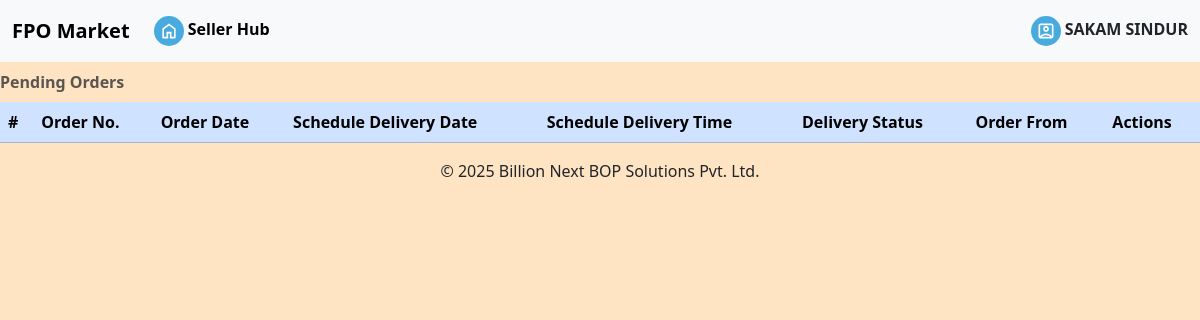
The page /accounts/pendingorders/ (signed in) on the database as committed earlier.
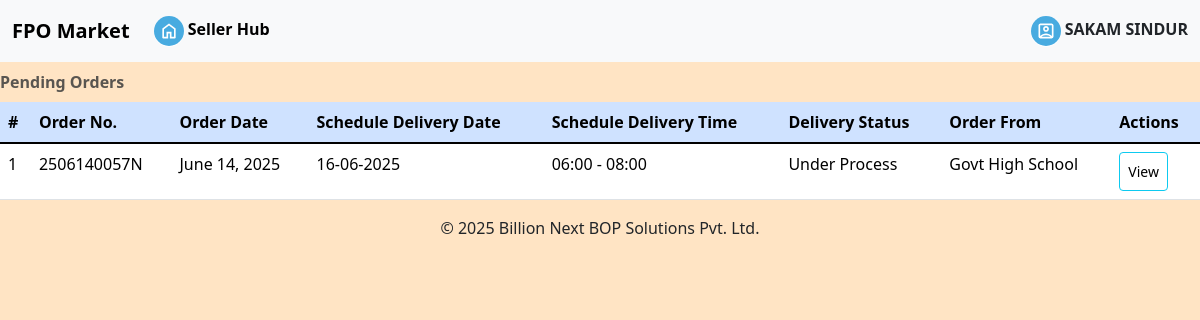
The same page on the database as committed later.
### omsapp/models.py (models this page shows, shortened)
class Order(Model):
    orderID = AutoField(primary_key=True)
    orderNo = CharField(max_length=11)
    orderDate = DateField(auto_now_add=True)
    orderStatus = CharField(max_length=25, default='Pending Order')
    orderAmount = FloatField()
    orderGSTAmount = FloatField()
    orderDeduction = FloatField()
    orderTransportation = FloatField(default=0)
    orderGrandTotal = FloatField()
    schDeliveryDate = CharField(max_length=10, default=None, null=True)
    schDeliveryTime = CharField(max_length=10, default=None, null=True)
    remark = CharField(max_length=20, default=None, null=True)
    userID = ForeignKey(CustomUser, on_delete=CASCADE, related_name='customer')#customer who ordered
    orderNote = CharField(max_length=200, null=True, blank=True)
    paymentMode = IntegerField(blank=True, null=True)#whether cod-1, institutional credit-2 or online-3
    paymentStatus=BooleanField(blank=True, null=True)#true:complete, false:incomplete, none:incomplete
    paymentDate=DateTimeField(blank=True, null=True)#datetime of the paytment made during delivery
    paymentRefNo=CharField(max_length=50, blank=True, null=True)#reference number for online transactions

### omsapp/views.py (the view)
# urls.py: path('pendingorders/', views.pending_orders, name='pendingorders'),
def pending_orders(request):
     if request.user.is_authenticated:
        query = f"SELECT DISTINCT orderNo, orderDate, schDeliveryDate, schDeliveryTime, A.orderStatus, first_name, orderID FROM omsapp_order AS A INNER JOIN omsapp_orderdetails AS B ON A.orderID=B.orderID_id AND A.orderStatus='Under Process' INNER JOIN omsapp_item AS C ON B.itemID_id=C.itemID AND C.userID_id={request.user.id} INNER JOIN omsapp_customuser AS D ON D.id=A.userID_id"
        with connection.cursor() as cursor:
            cursor.execute(query)
            pending_orders = cursor.fetchall()
            user_name = request.user.last_name
        context = {'pending_orders': pending_orders, 'login_user':user_name}
        return render(request, 'orders_pending.html', context=context)

### omsapp/templates/orders_pending.html
{% extends 'profile.html' %}
{% block orders_pending %}
    <table class="table table-primary table-hover caption-top" id="allOrdersTable">
        <caption><strong>Pending Orders</strong></caption>
        <thead>
        <tr>
            <th scope="col">#</th>
            <th scope="col">Order No.</th>
            <th scope="col">Order Date</th>
            <th scope="col">Schedule Delivery Date</th>
            <th scope="col">Schedule Delivery Time</th>
            <th scope="col">Delivery Status</th>
            <th scope="col">Order From</th>
            <th scope="col">Actions</th>
        </tr>
        </thead>
        <tbody class="table table-hover table-group-divider">
            {% for order in pending_orders %}
            <tr>
                <td>{{forloop.counter}}</td>
                <td>
                    {{order.0}}
                </td>
                <td>
                    {{order.1}}
                </td>
                <td>
                    {{order.2}}
                </td>
                <td>
                    {{order.3}}
                </td>
                <td>
                    {{order.4}}
                </td>
                <td>
                    {{order.5}}
                </td>
                <td>
                    <a class="btn btn-info btn-sm" href="{% url 'receivedorderdetails' order.6 %}">View</a>
                </td>
            </tr>
            {% endfor %}
        </tbody>
    </table>
{% endblock %}

Rows that differ between the two databases and show on the page:
added Order: orderNo "2506140057N", orderDate "June 14, 2025", schDeliveryDate "16-06-2025", schDeliveryTime "06:00 - 08:00", orderStatus "Under Process", order "Govt High School"
